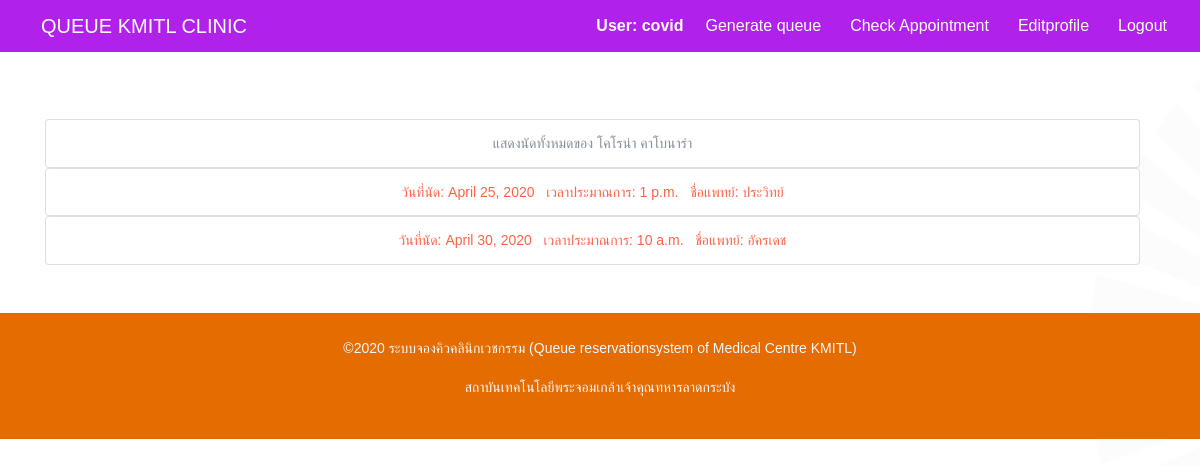
The page /appointment_check/ (signed in) on the database its author committed.
### queuesystem/models.py (models this page shows, shortened)
class Appointment(models.Model):
    app_id = models.IntegerField(primary_key=True)
    reason = models.CharField(max_length=255)
    create_date = models.DateField(auto_now=True)
    next_date = models.DateField(auto_now=False)
    app_time = models.TimeField(auto_now=False)
    pt_id = models.ForeignKey(Patient, on_delete=models.CASCADE, null=False)
    me_id = models.ForeignKey(Medical_Personal, on_delete=models.CASCADE, null=False)

### queuesystem/views.py (the view)
# urls.py: path('appointment_check/',  views.appointment_check, name='appointment_check'),
@login_required
@permission_required('queuesystem.add_queue_system')
def appointment_check(request):
    user = request.user
    context = {
        'user' : user
    }
    name_list = []
    appointment = Appointment.objects.filter(pt_id_id=user.id)
    if appointment:
        for i in appointment:
            med = Medical_Personal.objects.get(account_id_id=i.me_id_id)
            med_name = med.account_id.first_name
            name_list.append(med_name)
        my_list = zip(appointment, name_list)
        context.update({
            'appointment' : appointment,
            'name_list' : name_list,
            'my_list' : my_list
            })
    else:
        context.update({
            'none_data': 'ไม่มีการนัดหมาย'
        })
    return render(request, 'queuesystem/appointmentcheck.html', context)

### queuesystem/templates/queuesystem/appointmentcheck.html (shortened to what this page needs)
{% extends 'base.html' %}
{% block content %}
<div class="container ">
    <div class="row mt-5">
        <div class="col mt-5">
            <br>
            <div class="list-group col-12  mx-auto d-block">
                <button type="button" class="list-group-item list-group-item-action" disabled>
                    แสดงนัดทั้งหมดของ {{user.first_name}} {{user.last_name}}
                </button>
            </div>
            {% if none_data %}
            <br>
            <p class="text-danger">{{none_data}}</p>
            {% else %}
            {% for i,j in my_list %}
            <div class="list-group col-12 d-block text-left">
                <a href="{% url 'main_appointment' i.app_id %}">
                    <button type="button" class="list-group-item list-group-item-action text-center">
                        <font style="color: tomato;">วันที่นัด: {{i.next_date}}</font>&nbsp;&nbsp;
                        <font style="color: tomato;">เวลาประมาณการ: {{i.app_time}}</font>&nbsp;&nbsp;
                        <font style="color: tomato;">ชื่อแพทย์: {{j}}</font>
                    </button>
                </a>
            </div>
            {% endfor %}
            {% endif %}
        </div>
    </div>
</div>
{% endblock content %}

### templates/base.html (shortened to what this page needs)
{% load static %}
<!DOCTYPE html>
<html lang="en">
<head>
  <link rel="stylesheet" href="https://maxcdn.bootstrapcdn.com/bootstrap/4.4.1/css/bootstrap.min.css">
  <link rel="stylesheet" href="/static/css/linearicons.css">
  <link rel="stylesheet" href="/static/css/owl.carousel.css">
  <link rel="stylesheet" href="/static/css/nice-select.css">
  <link rel="stylesheet" href="/static/css/magnific-popup.css">
  <link rel="stylesheet" href="/static/css/bootstrap.css">
  <link rel="stylesheet" href="/static/css/main.css">
</head>
<body class="text-center" style="width:100%; height:100%;">
  <div id="undefined-sticky-wrapper" class="sticky-wrapper">
    <nav class=" navbar navbar-expand-lg navbar-light fixed-top navnav ">
    {% if not user.is_superuser %}
      {% if perms.userprofile.add_medical_history%}
        <a class=" navbar-brand " href=" {% url 'main_medicalpersonnel' %}">
          Queue KMITL Clinic
        </a>
      {% elif perms.queuesystem.add_queue_system %}
          <a class=" navbar-brand " href=" {% url 'main_patient' %}">
          Queue KMITL Clinic
        </a>
      {% else %}
          <a class=" navbar-brand " href=" {% url 'index' %}">
          Queue KMITL Clinic
        </a>
      {% endif %}
    {% endif %}
      <div class="collapse navbar-collapse" id="navbarNavDropdown">
        <ul class="navbar-nav ml-auto">
          {% if user.is_authenticated %}
              <li class="nav-item align-self-center mr-5">
                <h5 class="my-auto text-light mr-5">User: {{request.user.username}}</h5>
              </li>
            {% if perms.userprofile.add_medical_history%}
                {% if user.is_superuser %}
                <button onclick="window.location.href = {% url 'register_med' %}"
                    class="btn btn-outline-create mr-5">Sign Up for Medicalpersonnel</button>
                {% else %}
                <div class="d-flex justify-content-center dropdown  show ">
                  <a class="btn btn-outline-create  dropdown-toggle" href="#" data-toggle="dropdown" aria-haspopup="true">
                    Queues
                  </a>
                  <div class="dropdown-menu ">
                    <a class="dropdown-item" href="{% url 'run_queue' %}">Run Queues</a>
                    <a class="dropdown-item" href="{% url 'remaining_queue' %}">Remaining Queues</a> </div>
                </div>
                <div class="dropdown show d-flex justify-content-center btn-outline-create divider" style="display: block; ">
                  <a class="btn btn-outline-create  ml-5 dropdown-toggle" href="#" data-toggle="dropdown"
                    aria-haspopup="true">
                    Patient Search
                  </a>
                  <div class="dropdown-menu " aria-labelledby="navbarDropdownMenuLink">
                    <a class="dropdown-item" href="{% url 'search_foradmitted' %}">Add Admitted Patient History</a>
                    <a class="dropdown-item" href="{% url 'search_appointment' %}">Create Appointment</a>
                    <a class="dropdown-item" href="{% url 'search' %}">Medical history</a>
                  </div>
            </div>
            <button onclick="window.location.href = {% url 'changepassword' %}"
                    class="btn btn-outline-create mr-5">Change Password</button>
          {% endif %}
            {% elif perms.queuesystem.add_queue_system %}
                  <button onclick="window.location.href = {% url 'before_generatequeue' %}"
                    class="btn btn-outline-create mr-5">Generate queue</button>
                  <button onclick="window.location.href = {% url 'appointment_check' %}"
                    class="btn btn-outline-create mr-5">Check Appointment</button>
                  <button onclick="window.location.href = {% url 'editprofile' %}"
                    class="btn btn-outline-create mr-5">Editprofile</button>
          {% endif %}
          <button onclick="window.location.href = {% url 'logout' %}"
                    class="btn btn-outline-create mr-5">Logout</button>
      {% endif %}
      </ul>
  </div>
  </nav>
  {% block content %}
  {% endblock content %}
  <footer class="footer mt-5" style="background-color: #E56C00; right: 0;bottom:0;left:0; ">
    <div class="footer-copyright  text-center py-4"
      style="background-color: #E56C00; color: aliceblue; font-weight: normal; right: 0;bottom:0;left:0;  ">
      <p>©2020 ระบบจองคิวคลินิกเวชกรรม (Queue reservationsystem of Medical Centre KMITL)</p>
      <p>สถาบันเทคโนโลยีพระจอมเกล้าเจ้าคุณทหารลาดกระบัง</p>
    </div>
  </footer>
</body>
</html>

### static/css/main.css (style rules this page uses)
body { color: #777777; font-family: "Poppins", sans-serif; font-size: 14px; font-weight: 300; line-height: 1.625em; position: relative; }
ol, ul { margin: 0; padding: 0; list-style: none; }
a { -webkit-transition: all 0.3s ease 0s; -moz-transition: all 0.3s ease 0s; -o-transition: all 0.3s ease 0s; transition: all 0.3s ease 0s; }
a, a:focus, a:hover { text-decoration: none; outline: 0; }
h1, h2, h3, h4, h5, h6 { font-family: "Poppins", sans-serif; color: #222222; line-height: 1.2em !important; margin-bottom: 0; margin-top: 0; font-weight: 600; }
h5, .h5 { font-size: 16px; }
.mr-5 { margin-right: 5px !important; }
.text-center { text-align: center; }
.text-left { text-align: left; }
h5 { font-size: 16px; }
h1, h2, h3, h4, h5, h6 { line-height: 1.5em; }
body { position: relative; }
nav { margin-right: 70px; -webkit-transition: all 0.3s ease 0s; -moz-transition: all 0.3s ease 0s; -o-transition: all 0.3s ease 0s; transition: all 0.3s ease 0s; transform-origin: 100% 50%; }
nav a { color: #fff; font-size: 12px; font-weight: 500; text-transform: uppercase; margin: 0 25px; display: inline-block; }
.sticky-wrapper { background-color: transparent; }

### queuesystem/templates/queuesystem/appointmentcheck.html (style rules this page uses)
.navnav { background-color: #B022EA; width: 100%; }

### rows shown on the page
Appointment: next_date "April 25, 2020", app_time "1 p.m.", first_name "ประวิทย์"
Appointment: next_date "April 30, 2020", app_time "10 a.m.", first_name "อัครเดช"

### other values the page prints
{{ request.user.username }} "covid"
{{ user.first_name }} "โคโรน่า"
{{ user.last_name }} "คาโบนาร่า"
